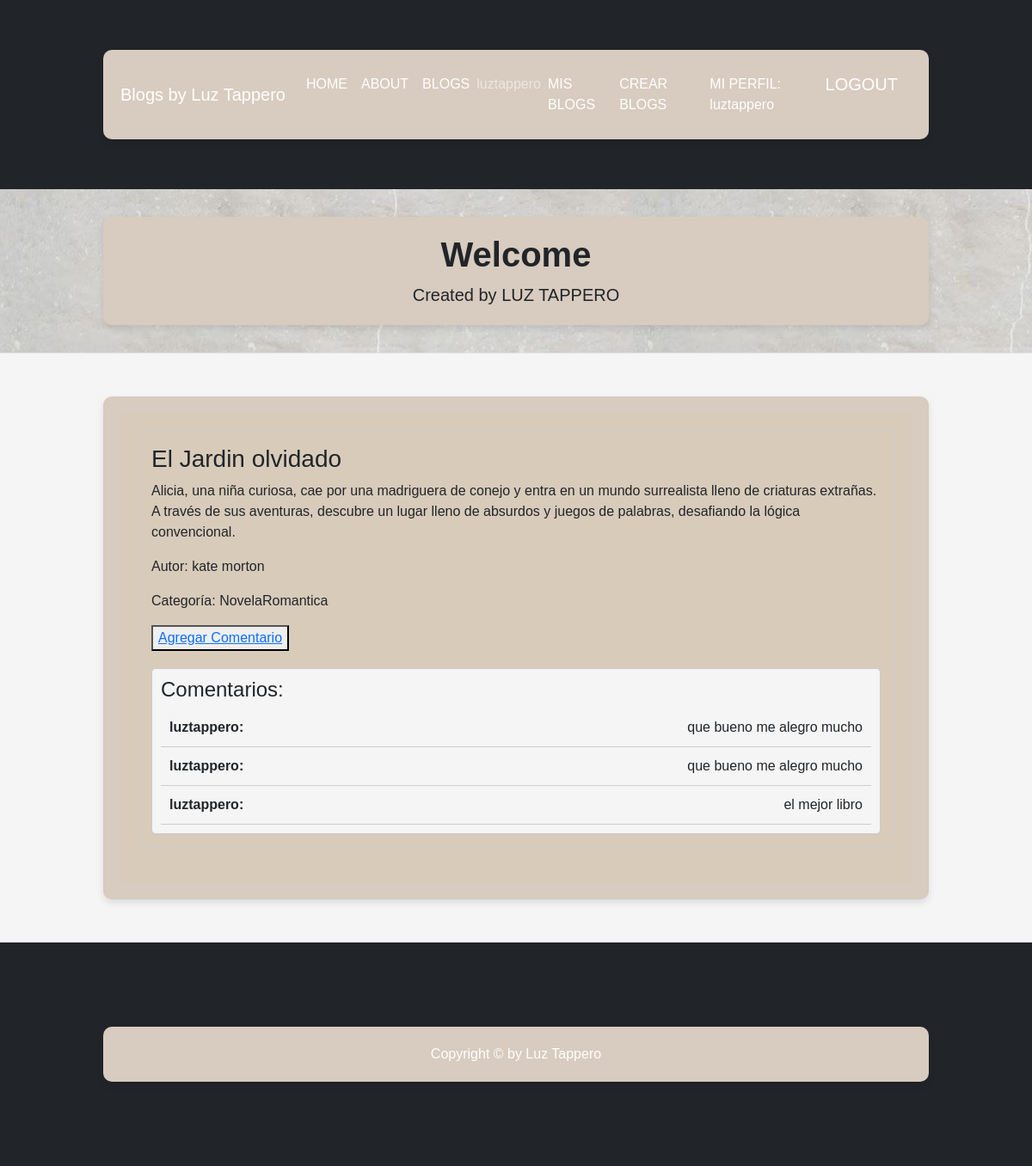
/blog_list/ (signed in), run on the app's committed database.
### Blog/models.py (models this page shows, shortened)
class Blog(models.Model):
    titulo= models.CharField(max_length=255)
    descripcion= models.CharField(max_length=5000)
    autor=models.CharField(max_length=255)
    categoria= models.CharField(max_length=255)
    usuario= models.ForeignKey(User, on_delete= models.CASCADE)

class Comentario(models.Model):
    usuario= models.ForeignKey(User, on_delete=models.CASCADE)
    texto= models.CharField(max_length=2500)
    blog= models.ForeignKey(Blog, on_delete=models.CASCADE)

### Blog/views.py (the view)
class BlogList(ListView):
    model= Blog
    template_name= 'Blog/blog_list.html'
    context_object_name='blogs'

### Blog/templates/Blog/blog_list.html (shortened to what this page needs)
{% extends 'Blog/blog.html' %}
{% block contenidoQueCambia %}
    <div class="blog-container">
        {% if blogs %}
            <ul class="blog-list">
                {% for blog in blogs %}
                    <li class="blog-item">
                        <div>
                            <h3>{{ blog.titulo }}</h3>
                            <p>{{ blog.descripcion }}</p>
                            <p>Autor: {{ blog.autor }}</p>
                            <p>Categoría: {{ blog.categoria }}</p>
                            <div class="buttons-container">
                                <button class="Agregar Comentario a este Blog-button">
                                    <a href="{% url 'comentario_create' blog.pk %}">Agregar Comentario</a>
                                </button>
                            </div>
                            {% if blog.comentario_set.all %}
                                <div class="comentarios-section">
                                    <h4>Comentarios:</h4>
                                    <ul class="comentarios-list">
                                        {% for comentario in blog.comentario_set.all %}
                                            <li class="comentario-item">
                                                <span class="comentario-usuario">{{ comentario.usuario.username }}:</span>
                                                <span class="comentario-texto">{{ comentario.texto }}</span>
                                            </li>
                                        {% endfor %}
                                    </ul>
                                </div>
                            {% else %}
                                <p class="no-comentarios">No hay comentarios.</p>
                            {% endif %}
                        </div>
                    </li>
                {% endfor %}
            </ul>
        {% else %}
            <h1>No existen blogs en la BBDD</h1>
        {% endif %}
    </div>
{% endblock %}

### Home/templates/Home/navbar.html (shortened to what this page needs)
 <nav class="navbar navbar-expand-lg navbar-dark bg-dark">
    <div class="container">
        <a class="navbar-brand" href="#!">Blogs by Luz Tappero</a>
        <div class="collapse navbar-collapse" id="navbarSupportedContent">
            <ul class="navbar-nav ms-auto mb-2 mb-lg-0">
                <li class="nav-item"><a class="nav-link active" href="{% url 'Home' %}">HOME</a></li>
                <li class="nav-item"><a class="nav-link active" href="{% url 'about_me' %}">ABOUT</a></li>
                <li class="nav-item"><a class="nav-link active" href="{% url 'blog_list' %}">BLOGS</a></li>
                {% if user.is_authenticated %}
                    <span class="navbar-text"> {{user.username}}</span>
                    <li class="nav-item"><a class="nav-link active" href="{% url 'mis_blog_list' id=user.id %}">MIS BLOGS</a></li>
                    <li class="nav-item"><a class="nav-link active" aria-current="page" href="{% url 'blog_create' %}">CREAR BLOGS</a></li>
                    <li class="nav-item"><a class="nav-link active" href="{% url 'profile' id=user.id %}">MI PERFIL: {{user.username}}</a></li>
                    <a class = "navbar-brand" href="{% url 'logout' %}">LOGOUT</a>
                {% else %}
                    <a class = "navbar-brand" href="{% url 'login' %}">LOGIN</a>
                    <a class = "navbar-brand" href="{% url 'registro' %}">SIGNIN</a>
                {% endif %}
            </ul>
        </div>
    </div>
</nav>

### Blog/templates/Blog/blog.html (style rules this page uses)
body { font-family: 'Arial', sans-serif; background-color: #f5f5f5; margin: 0; padding: 0; }
.container { background-color: #d8cbbf; border-radius: 10px; box-shadow: 0 4px 8px rgba(0, 0, 0, 0.1); margin: 50px auto; padding: 20px; width: 80%; }

### Blog/templates/Blog/blog_list.html (style rules this page uses)
.blog-container { background-color: rgba(216, 203, 186, 0.774); padding: 20px; }
.blog-list { list-style: none; padding: 0; }
.blog-item { margin-bottom: 20px; border: 1px solid #ccc; padding: 15px; border-radius: 5px; text-align: left; }
.buttons-container { margin-top: 10px; }
.comentarios-section { margin-top: 20px; padding: 10px; border: 1px solid #ccc; border-radius: 5px; background-color: #f5f5f5; }
.comentarios-list { list-style: none; padding: 0; }
.comentario-item { border-bottom: 1px solid #ccc; padding: 10px; display: flex; justify-content: space-between; align-items: center; }
.comentario-usuario { font-weight: bold; margin-right: 10px; }

### data on the page
Blog: titulo "El Jardin olvidado", descripcion "Alicia, una niña curiosa, cae por una madriguera de conejo y entra en un mundo surrealista lleno de criaturas extrañas. A través de sus aventuras, descubre un lugar lleno de absurdos y juegos de palabras, desafiando la lógica convencional.", autor "kate morton", categoria "NovelaRomantica"
Comentario: usuario.username "luztappero", texto "que bueno me alegro mucho"
Comentario: usuario.username "luztappero", texto "que bueno me alegro mucho"
Comentario: usuario.username "luztappero", texto "el mejor libro"

### other printed values
{{ user.username }} "luztappero"
